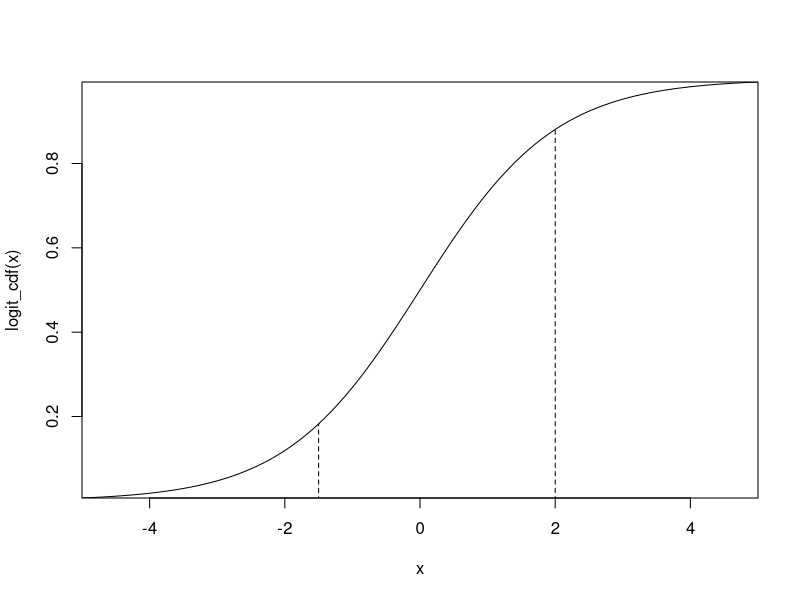

Write the R code that produced this figure. (Note: this script raises an error after producing the figure.)
## ---- chunk 1
logit_cdf           = function(z){exp(z)/(1+exp(z))}
alpha1              = -1.5
alpha2              = 2
curve(logit_cdf,from=-5,to=5,yaxs="i",xaxs="i")
segments(alpha1,0,alpha1,logit_cdf(alpha1),yaxs="i",xaxs="i",lty=2)
segments(alpha2,0,alpha2,logit_cdf(alpha2),yaxs="i",xaxs="i",lty=2)
## ---- chunk 2
fpdata$strawberriesorg = as.factor(fpdata$strawberriesorg)
strawdata = fpdata[c("strawberriesorg","age","education","female","kidsunder12")]
strawdata = na.omit(strawdata)
bhat = polr(strawberriesorg~age+education+female+kidsunder12,data=strawdata,Hess=TRUE)
summary(bhat)
## ---- chunk 3
bhat.coef = data.frame(coef(summary(bhat)))
bhat.coef$pval = round((pnorm(abs(bhat.coef$t.value),lower.tail=FALSE)*2),2)
bhat.coef
## ---- chunk 4
bhat.pred = predict(bhat,type="probs")
x = ocME(bhat)
x$out$ME.all
## ---- chunk 5
data("Fishing",package="mlogit")
fishing = mlogit.data(Fishing,shape="wide",varying=2:9,choice="mode")
bhat = mlogit(mode~0|income,fishing)
summary(bhat)
fishing.fitted      = fitted(bhat,outcome=FALSE)
effects(bhat,covariate ="income")
## ---- chunk 6
bhat                = mlogit(mode~catch+price|income,data=fishing)
summary(bhat)
fishing.fitted      = fitted(bhat,outcome=FALSE)
effects(bhat,covariate="income")
rm(bhat,Fishing,fishing.fitted)
## ---- chunk 7
bhat                = mlogit(mode~catch+price|income,data=fishing,probit=FALSE)
summary(bhat)
fishing.fitted      = fitted(bhat,outcome=FALSE)
effects(bhat,covariate="income")
rm(bhat,Fishing,fishing,fishing.fitted)
## ---- chunk 8
data("TravelMode",package="AER")
travelmode = mlogit.data(TravelMode,choice="choice",shape="long",alt.var="mode")
bhat = mlogit(choice~gcost+wait|income+size,data=travelmode,reflevel="car")
summary(bhat)
tavel.fitted = fitted(bhat,outcome=FALSE)
## ---- chunk 9
evdata = mlogit.data(evdata,shape="wide",choice="choice")
bhat = mlogit(choice~0|age+female+level2+numcars+edu+income+politics,data=evdata)
summary(bhat)
evdata.fitted = fitted(bhat,outcome=FALSE)
rm(bhat,evdata,evdata.fitted)
